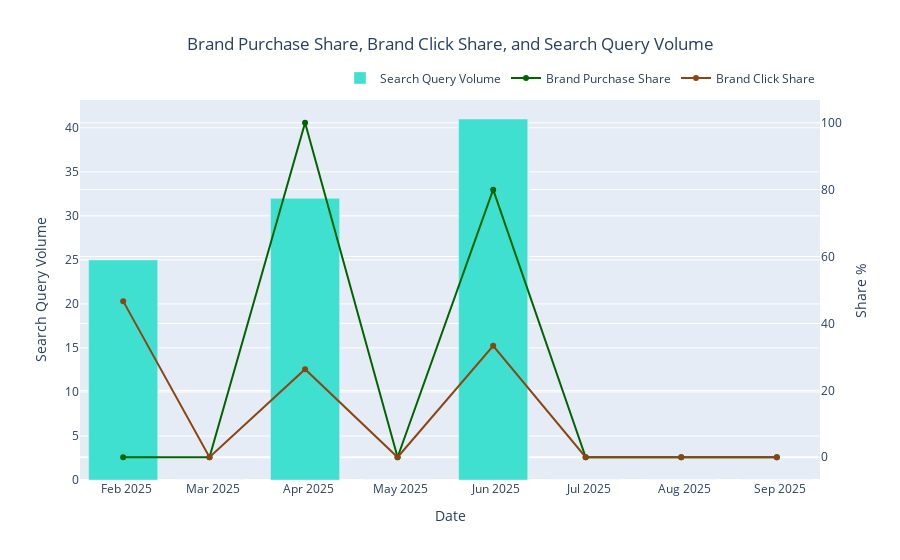
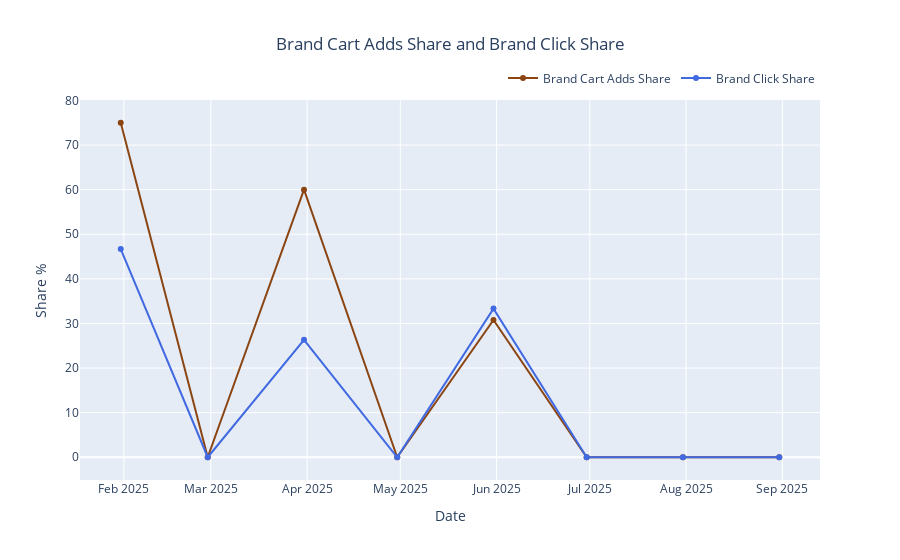
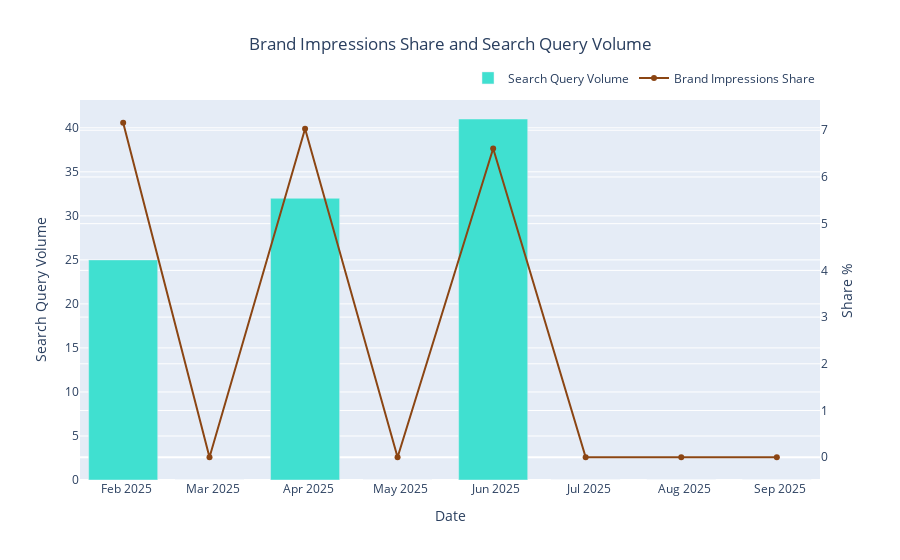
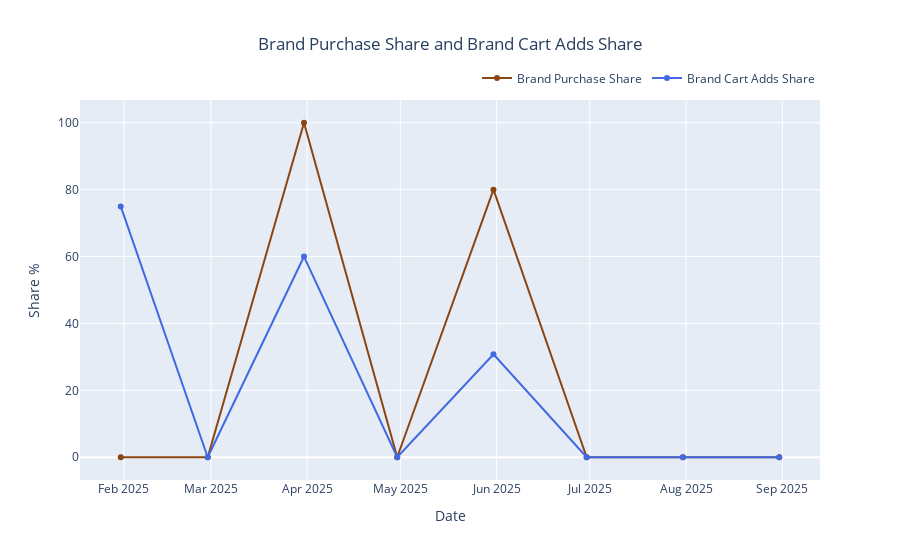

The notebook cell saved with these charts, in order:
### Code cell
import pandas as pd
import plotly.graph_objects as go

def create_interactive_plots(filtered_df):
    """
    Creates four interactive plots from a pandas DataFrame, with each plot
    having its own legend.

    Args:
        filtered_df (pd.DataFrame): The input DataFrame with the required columns.
    """
    # Ensure the 'Date' column is in datetime format for proper plotting
    filtered_df['Date'] = pd.to_datetime(filtered_df['Date'])

    # --- Plot 1: Brand Purchase Share, Brand Click Share, and Search Query Volume ---
    fig1 = go.Figure()
    fig1.add_trace(
        go.Bar(
            x=filtered_df['Date'],
            y=filtered_df['Search Query Volume'],
            name='Search Query Volume',
            marker_color='turquoise'
        )
    )
    fig1.add_trace(
        go.Scatter(
            x=filtered_df['Date'],
            y=filtered_df['Brand Purchase Share'],
            mode='lines+markers',
            name='Brand Purchase Share',
            line=dict(color='darkgreen'),
            yaxis='y2'
        )
    )
    fig1.add_trace(
        go.Scatter(
            x=filtered_df['Date'],
            y=filtered_df['Brand Click Share'],
            mode='lines+markers',
            name='Brand Click Share',
            line=dict(color='saddlebrown'),
            yaxis='y2'
        )
    )
    fig1.update_layout(
        title_text='Brand Purchase Share, Brand Click Share, and Search Query Volume',
        title_x=0.5,
        xaxis_title='Date',
        yaxis_title='Search Query Volume',
        yaxis2=dict(
            title='Share %',
            overlaying='y',
            side='right'
        ),
        legend=dict(
            orientation="h",
            yanchor="bottom",
            y=1.02,
            xanchor="right",
            x=1
        )
    )
    fig1.show()


    # --- Plot 2: Brand Cart Adds Share and Brand Click Share ---
    fig2 = go.Figure()
    fig2.add_trace(
        go.Scatter(
            x=filtered_df['Date'],
            y=filtered_df['Brand Cart Adds Share'],
            mode='lines+markers',
            name='Brand Cart Adds Share',
            line=dict(color='saddlebrown')
        )
    )
    fig2.add_trace(
        go.Scatter(
            x=filtered_df['Date'],
            y=filtered_df['Brand Click Share'],
            mode='lines+markers',
            name='Brand Click Share',
            line=dict(color='royalblue')
        )
    )
    fig2.update_layout(
        title_text='Brand Cart Adds Share and Brand Click Share',
        title_x=0.5,
        xaxis_title='Date',
        yaxis_title='Share %',
        legend=dict(
            orientation="h",
            yanchor="bottom",
            y=1.02,
            xanchor="right",
            x=1
        )
    )
    fig2.show()


    # --- Plot 3: Brand Impressions Share and Search Query Volume ---
    fig3 = go.Figure()
    fig3.add_trace(
        go.Bar(
            x=filtered_df['Date'],
            y=filtered_df['Search Query Volume'],
            name='Search Query Volume',
            marker_color='turquoise'
        )
    )
    fig3.add_trace(
        go.Scatter(
            x=filtered_df['Date'],
            y=filtered_df['Brand Impressions Share'],
            mode='lines+markers',
            name='Brand Impressions Share',
            line=dict(color='saddlebrown'),
            yaxis='y2'
        )
    )
    fig3.update_layout(
        title_text='Brand Impressions Share and Search Query Volume',
        title_x=0.5,
        xaxis_title='Date',
        yaxis_title='Search Query Volume',
        yaxis2=dict(
            title='Share %',
            overlaying='y',
            side='right'
        ),
        legend=dict(
            orientation="h",
            yanchor="bottom",
            y=1.02,
            xanchor="right",
            x=1
        )
    )
    fig3.show()


    # --- Plot 4: Brand Purchase Share and Brand Cart Adds Share ---
    fig4 = go.Figure()
    fig4.add_trace(
        go.Scatter(
            x=filtered_df['Date'],
            y=filtered_df['Brand Purchase Share'],
            mode='lines+markers',
            name='Brand Purchase Share',
            line=dict(color='saddlebrown')
        )
    )
    fig4.add_trace(
        go.Scatter(
            x=filtered_df['Date'],
            y=filtered_df['Brand Cart Adds Share'],
            mode='lines+markers',
            name='Brand Cart Adds Share',
            line=dict(color='royalblue')
        )
    )
    fig4.update_layout(
        title_text='Brand Purchase Share and Brand Cart Adds Share',
        title_x=0.5,
        xaxis_title='Date',
        yaxis_title='Share %',
        legend=dict(
            orientation="h",
            yanchor="bottom",
            y=1.02,
            xanchor="right",
            x=1
        )
    )
    fig4.show()


create_interactive_plots(filtered_df)

### Figure 1 — Plotly figure (JSON) as saved in the notebook; plotly's stock layout.template omitted (floating-point values rounded to 4 significant figures)
{"data": [{"marker": {"color": "turquoise"}, "name": "Search Query Volume", "type": "bar", "x": ["2025-01-31T00:00:00", "2025-02-28T00:00:00", "2025-03-31T00:00:00", "2025-04-30T00:00:00", "2025-05-31T00:00:00", "2025-06-30T00:00:00", "2025-07-31T00:00:00", "2025-08-31T00:00:00"], "y": [25, 0, 32, 0, 41, 0, 0, 0]}, {"line": {"color": "darkgreen"}, "mode": "lines+markers", "name": "Brand Purchase Share", "type": "scatter", "x": ["2025-01-31T00:00:00", "2025-02-28T00:00:00", "2025-03-31T00:00:00", "2025-04-30T00:00:00", "2025-05-31T00:00:00", "2025-06-30T00:00:00", "2025-07-31T00:00:00", "2025-08-31T00:00:00"], "y": [0, 0, 100, 0, 80, 0, 0, 0], "yaxis": "y2"}, {"line": {"color": "saddlebrown"}, "mode": "lines+markers", "name": "Brand Click Share", "type": "scatter", "x": ["2025-01-31T00:00:00", "2025-02-28T00:00:00", "2025-03-31T00:00:00", "2025-04-30T00:00:00", "2025-05-31T00:00:00", "2025-06-30T00:00:00", "2025-07-31T00:00:00", "2025-08-31T00:00:00"], "y": [46.67, 0, 26.32, 0, 33.33, 0, 0, 0], "yaxis": "y2"}], "layout": {"legend": {"orientation": "h", "x": 1, "xanchor": "right", "y": 1.02, "yanchor": "bottom"}, "title": {"text": "Brand Purchase Share, Brand Click Share, and Search Query Volume", "x": 0.5}, "xaxis": {"title": {"text": "Date"}}, "yaxis": {"title": {"text": "Search Query Volume"}}, "yaxis2": {"overlaying": "y", "side": "right", "title": {"text": "Share %"}}}}

### Figure 2 — Plotly figure (JSON) as saved in the notebook; plotly's stock layout.template omitted (floating-point values rounded to 4 significant figures)
{"data": [{"line": {"color": "saddlebrown"}, "mode": "lines+markers", "name": "Brand Cart Adds Share", "type": "scatter", "x": ["2025-01-31T00:00:00", "2025-02-28T00:00:00", "2025-03-31T00:00:00", "2025-04-30T00:00:00", "2025-05-31T00:00:00", "2025-06-30T00:00:00", "2025-07-31T00:00:00", "2025-08-31T00:00:00"], "y": [75, 0, 60, 0, 30.77, 0, 0, 0]}, {"line": {"color": "royalblue"}, "mode": "lines+markers", "name": "Brand Click Share", "type": "scatter", "x": ["2025-01-31T00:00:00", "2025-02-28T00:00:00", "2025-03-31T00:00:00", "2025-04-30T00:00:00", "2025-05-31T00:00:00", "2025-06-30T00:00:00", "2025-07-31T00:00:00", "2025-08-31T00:00:00"], "y": [46.67, 0, 26.32, 0, 33.33, 0, 0, 0]}], "layout": {"legend": {"orientation": "h", "x": 1, "xanchor": "right", "y": 1.02, "yanchor": "bottom"}, "title": {"text": "Brand Cart Adds Share and Brand Click Share", "x": 0.5}, "xaxis": {"title": {"text": "Date"}}, "yaxis": {"title": {"text": "Share %"}}}}

### Figure 3 — Plotly figure (JSON) as saved in the notebook; plotly's stock layout.template omitted (floating-point values rounded to 4 significant figures)
{"data": [{"marker": {"color": "turquoise"}, "name": "Search Query Volume", "type": "bar", "x": ["2025-01-31T00:00:00", "2025-02-28T00:00:00", "2025-03-31T00:00:00", "2025-04-30T00:00:00", "2025-05-31T00:00:00", "2025-06-30T00:00:00", "2025-07-31T00:00:00", "2025-08-31T00:00:00"], "y": [25, 0, 32, 0, 41, 0, 0, 0]}, {"line": {"color": "saddlebrown"}, "mode": "lines+markers", "name": "Brand Impressions Share", "type": "scatter", "x": ["2025-01-31T00:00:00", "2025-02-28T00:00:00", "2025-03-31T00:00:00", "2025-04-30T00:00:00", "2025-05-31T00:00:00", "2025-06-30T00:00:00", "2025-07-31T00:00:00", "2025-08-31T00:00:00"], "y": [7.16, 0, 7.03, 0, 6.61, 0, 0, 0], "yaxis": "y2"}], "layout": {"legend": {"orientation": "h", "x": 1, "xanchor": "right", "y": 1.02, "yanchor": "bottom"}, "title": {"text": "Brand Impressions Share and Search Query Volume", "x": 0.5}, "xaxis": {"title": {"text": "Date"}}, "yaxis": {"title": {"text": "Search Query Volume"}}, "yaxis2": {"overlaying": "y", "side": "right", "title": {"text": "Share %"}}}}

### Figure 4 — Plotly figure (JSON) as saved in the notebook; plotly's stock layout.template omitted (floating-point values rounded to 4 significant figures)
{"data": [{"line": {"color": "saddlebrown"}, "mode": "lines+markers", "name": "Brand Purchase Share", "type": "scatter", "x": ["2025-01-31T00:00:00", "2025-02-28T00:00:00", "2025-03-31T00:00:00", "2025-04-30T00:00:00", "2025-05-31T00:00:00", "2025-06-30T00:00:00", "2025-07-31T00:00:00", "2025-08-31T00:00:00"], "y": [0, 0, 100, 0, 80, 0, 0, 0]}, {"line": {"color": "royalblue"}, "mode": "lines+markers", "name": "Brand Cart Adds Share", "type": "scatter", "x": ["2025-01-31T00:00:00", "2025-02-28T00:00:00", "2025-03-31T00:00:00", "2025-04-30T00:00:00", "2025-05-31T00:00:00", "2025-06-30T00:00:00", "2025-07-31T00:00:00", "2025-08-31T00:00:00"], "y": [75, 0, 60, 0, 30.77, 0, 0, 0]}], "layout": {"legend": {"orientation": "h", "x": 1, "xanchor": "right", "y": 1.02, "yanchor": "bottom"}, "title": {"text": "Brand Purchase Share and Brand Cart Adds Share", "x": 0.5}, "xaxis": {"title": {"text": "Date"}}, "yaxis": {"title": {"text": "Share %"}}}}
